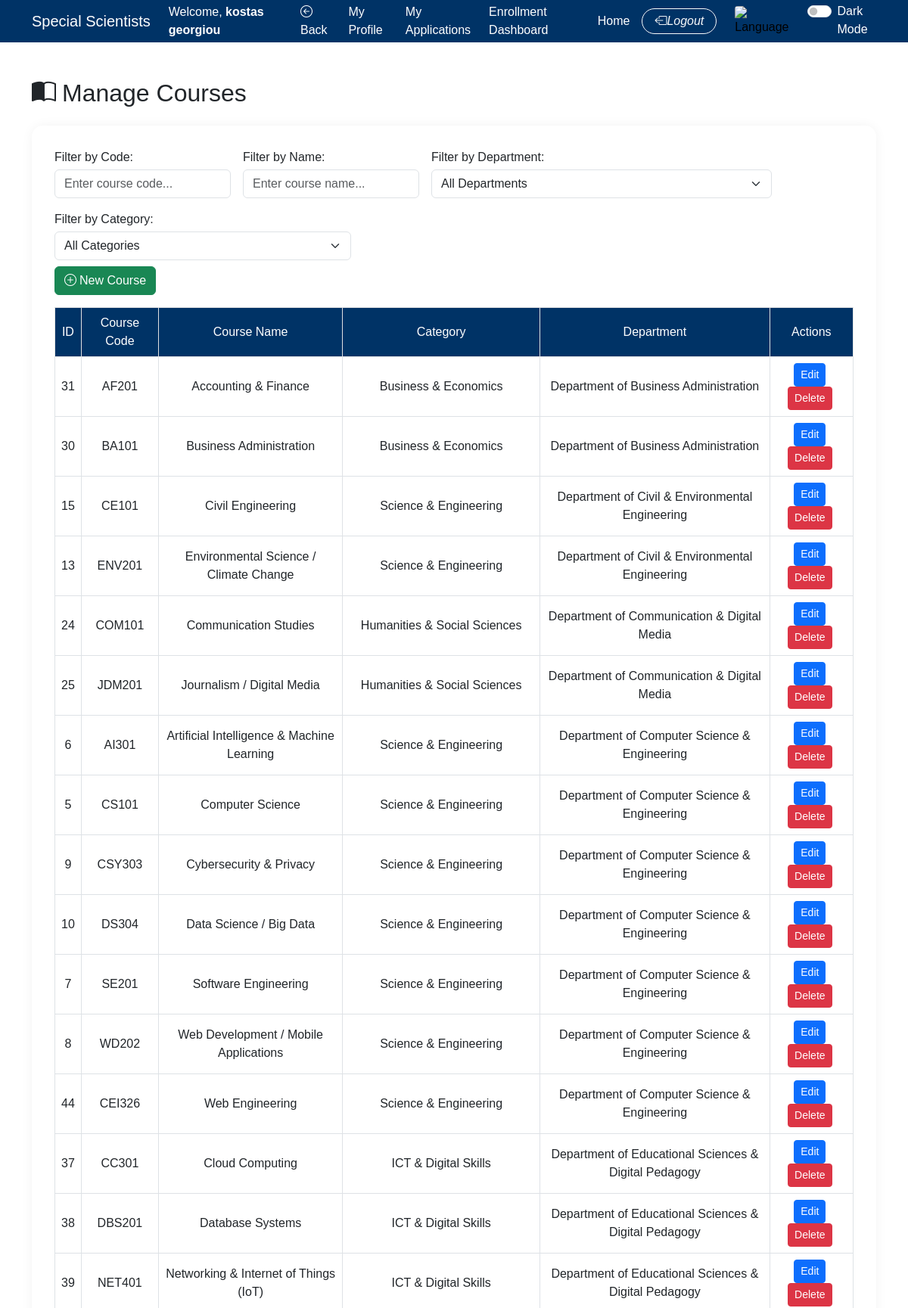
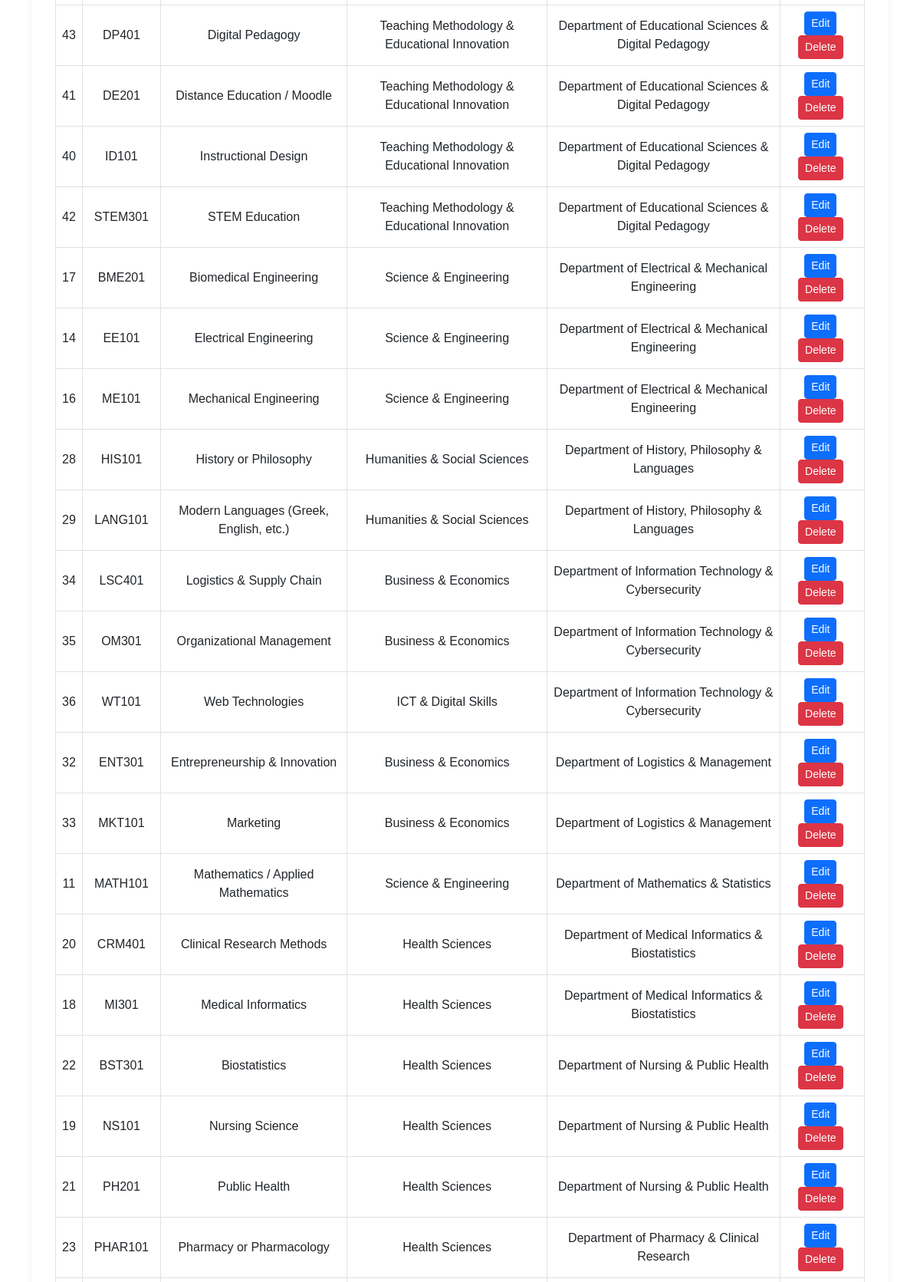
The app's page /special_scientists/manage_courses.php (signed in, upper part) with its own data (2 pictures, top to bottom).
### tables this page shows
CREATE TABLE `system_config` (
  `id` int NOT NULL,
  `config_key` varchar(100) NOT NULL,
  `config_value` text NOT NULL
);

CREATE TABLE `courses` (
  `id` int NOT NULL,
  `department_id` int DEFAULT NULL,
  `course_code` varchar(50) NOT NULL,
  `course_name` varchar(255) NOT NULL,
  `category` varchar(100) DEFAULT NULL
);

CREATE TABLE `departments` (
  `id` int NOT NULL,
  `school_id` int DEFAULT NULL,
  `name` varchar(255) NOT NULL
);

### special_scientists/get_config.php (called while the page is built, shortened)
<?php
require_once "database.php";
function getSystemConfig($key) {
    global $conn;
    $stmt = $conn->prepare("SELECT config_value FROM system_config WHERE config_key = ?");
    $stmt->bind_param("s", $key);
    $stmt->execute();
    $stmt->bind_result($value);
    return $value;
}

### special_scientists/manage_courses.php (the view, shortened to what this page needs)
<?php
include 'database.php';
require_once "get_config.php";
$system_title = getSystemConfig("site_title");
$logo_path = getSystemConfig("logo_path");
$query = "
    SELECT courses.id, courses.course_code, courses.course_name, courses.category, departments.name AS department_name
    FROM courses
    LEFT JOIN departments ON courses.department_id = departments.id
    ORDER BY departments.name, courses.category, courses.course_name
";
$result = mysqli_query($conn, $query);
$courses = [];
if ($result) {
  while ($row = mysqli_fetch_assoc($result)) {
      $courses[] = $row;
  }
}
$showBack = true;
$backLink = "manage_recruitment.php";
?>
<!DOCTYPE html>
<html lang="en">
<head>
  <link href="https://cdn.jsdelivr.net/npm/bootstrap@5.3.0/dist/css/bootstrap.min.css" rel="stylesheet">
  <link rel="stylesheet" href="indexstyle.css">
  <link rel="stylesheet" href="darkmode.css">
  <link rel="stylesheet" href="https://cdn.jsdelivr.net/npm/bootstrap-icons/font/bootstrap-icons.css">
</head>
<body>
<?php include "navbar.php"; ?>
<div class="container py-5">
  <h2 class="mb-4"><i class="bi bi-book-half me-2"></i>Manage Courses</h2>
  <div class="my-apps-card">
    <div class="d-flex justify-content-between align-items-center flex-wrap gap-2 mb-3">
      <div class="d-flex flex-wrap gap-3">
        <div class="d-flex flex-column" style="min-width: 150px;">
          <label for="codeFilter" class="form-label mb-1">Filter by Code:</label>
          <input type="text" id="codeFilter" class="form-control" placeholder="Enter course code...">
        </div>
        <div class="d-flex flex-column" style="min-width: 180px;">
          <label for="nameFilter" class="form-label mb-1">Filter by Name:</label>
          <input type="text" id="nameFilter" class="form-control" placeholder="Enter course name...">
        </div>
        <div class="d-flex flex-column" style="min-width: 200px;">
          <label for="departmentFilter" class="form-label mb-1">Filter by Department:</label>
          <select id="departmentFilter" class="form-select">
            <option value="all">All Departments</option>
          </select>
        </div>
        <div class="d-flex flex-column" style="min-width: 220px;">
  <label for="categoryFilter" class="form-label mb-1">Filter by Category:</label>
  <select id="categoryFilter" class="form-select">
    <option value="all">All Categories</option>
  </select>
</div>
      </div>
      <a href="add_course.php" class="btn btn-success"><i class="bi bi-plus-circle me-1"></i>New Course</a>
    </div>
    <?php if (!empty($courses)): ?>
      <div class="table-responsive">
        <table class="table table-bordered table-hover text-center align-middle">
        <thead class="table-light">
  <tr>
    <th>ID</th>
    <th>Course Code</th>
    <th>Course Name</th>
    <th>Category</th>
    <th>Department</th>
    <th>Actions</th>
  </tr>
</thead>
          <tbody>
            <?php foreach ($courses as $row): ?>
              <tr>
  <td><?= $row['id'] ?></td>
  <td class="course-code"><?= htmlspecialchars($row['course_code']) ?></td>
  <td class="course-name"><?= htmlspecialchars($row['course_name']) ?></td>
  <td class="course-category"><?= htmlspecialchars($row['category']) ?></td>
  <td class="department-name"><?= htmlspecialchars($row['department_name']) ?></td>
  <td>
    <a href="edit_course.php?id=<?= $row['id'] ?>" class="btn btn-primary btn-sm">Edit</a>
    <a href="delete_course.php?id=<?= $row['id'] ?>" class="btn btn-danger btn-sm" onclick="return confirm('Are you sure you want to delete this course?');">Delete</a>
  </td>
</tr>
            <?php endforeach; ?>
          </tbody>
        </table>
      </div>
    <?php else: ?>
      <div class="text-center text-muted">No courses found.</div>
    <?php endif; ?>
  </div>
</div>
</body>
</html>

### special_scientists/navbar.php (shortened to what this page needs)
<?php
require_once "get_config.php";
$system_title = getSystemConfig("site_title");
$fullName = $_SESSION["user"]["full_name"] ?? "Guest";
$role = $_SESSION["user"]["role"] ?? "Null";
?>
<nav class="navbar navbar-expand-lg navbar-dark">
  <div class="container">
    <a class="navbar-brand d-flex align-items-center" href="https://www.cut.ac.cy" target="_blank">
      <?= htmlspecialchars($system_title) ?>
    </a>
    <div class="d-none d-lg-flex justify-content-end" id="navbarContent">
      <ul class="navbar-nav align-items-center gap-2">
        <?php if ($role === "Null"): ?>
          <li class="nav-item"><a class="nav-link text-white" href="login.php">Login</a></li>
          <li class="nav-item"><a class="nav-link text-white" href="registration.php">Register</a></li>
        <?php else: ?>
            <li class="nav-item"><span class="nav-link text-white">Welcome, <strong><?= htmlspecialchars($fullName); ?></strong></span></li>
            <?php if (!empty($showBack)): ?>
                <li class="nav-item">
                    <a class="nav-link text-white" href="<?= htmlspecialchars($backLink ?? 'index.php') ?>">
                        <i class="bi bi-arrow-left-circle me-1"></i>Back
                    </a>
                </li>
            <?php endif; ?>
          <li class="nav-item"><a class="nav-link text-white" href="my_profile.php">My Profile</a></li>
          <?php if ($role === 'user' || $role === 'scientist'): ?>
            <li class="nav-item"><a class="nav-link text-white" href="my_applications.php">My Applications</a></li>
          <?php endif; ?>
          <?php if (in_array($role, ['admin', 'owner', 'hr', 'scientist'])): ?>
            <li class="nav-item"><a class="nav-link text-white" href="enrollment_dashboard.php">Enrollment Dashboard</a></li>
          <?php endif; ?>
          <li class="nav-item"><a class="nav-link text-white" href="index.php">Home</a></li>
          <li class="nav-item">
            <button class="btn btn-outline-light d-flex align-items-center gap-1 px-3 py-1 rounded-pill"
                    data-bs-toggle="modal" data-bs-target="#logoutModal" style="font-size: 0.9rem;">
              <i class="bi bi-box-arrow-left" style="font-size: 1rem;">Logout</i>
            </button>
          </li>
        <?php endif; ?>
        <li class="nav-item ms-lg-3 mt-2 mt-lg-0">
  <form method="post" action="switch_lang.php">
    <button type="submit" style="background: none; border: none; padding: 0;" title="Switch Language">
      <img src="assets/flags/<?= $_SESSION['lang'] === 'en' ? 'gr' : 'en' ?>.png" alt="Language" style="width: 28px; height: 20px; border-radius: 4px;">
    </button>
  </form>
</li>
        <li class="nav-item ms-lg-3 mt-2 mt-lg-0">
          <div class="form-check form-switch text-white">
            <input class="form-check-input" type="checkbox" id="darkModeToggle">
            <label class="form-check-label" for="darkModeToggle">Dark Mode</label>
          </div>
        </li>
      </ul>
    </div>
  </div>
</nav>

### special_scientists/indexstyle.css (style rules this page uses)
body, html { margin: 0; padding: 0; font-family: Arial, sans-serif; }
.navbar { background-color: #003366; position: sticky; top: 0; z-index: 1000; width: 100%; max-height: 56px; }
.table th { background-color: #003366; color: white; font-weight: 500; }
.table td, .table th { vertical-align: middle; }
.table .btn { margin-right: 4px; }
.my-apps-card { border-radius: 15px; box-shadow: 0 0 15px rgba(0,0,0,0.05); background-color: rgba(255, 255, 255, 0.95); padding: 30px; }
[data-bs-target="#logoutModal"] { white-space: nowrap; }

### special_scientists/navbar.php (style rules this page uses)
button img { cursor: pointer; }

### records on screen
system_config: config_value "Special Scientists"
courses: id "31", course_code "AF201", course_name "Accounting & Finance", category "Business & Economics", department.name "Department of Business Administration"
courses: id "30", course_code "BA101", course_name "Business Administration", category "Business & Economics", department.name "Department of Business Administration"
courses: id "15", course_code "CE101", course_name "Civil Engineering", category "Science & Engineering", department.name "Department of Civil & Environmental Engineering"
courses: id "13", course_code "ENV201", course_name "Environmental Science / Climate Change", category "Science & Engineering", department.name "Department of Civil & Environmental Engineering"
courses: id "24", course_code "COM101", course_name "Communication Studies", category "Humanities & Social Sciences", department.name "Department of Communication & Digital Media"
courses: id "25", course_code "JDM201", course_name "Journalism / Digital Media", category "Humanities & Social Sciences", department.name "Department of Communication & Digital Media"
courses: id "6", course_code "AI301", course_name "Artificial Intelligence & Machine Learning", category "Science & Engineering", department.name "Department of Computer Science & Engineering"
courses: id "5", course_code "CS101", course_name "Computer Science", category "Science & Engineering", department.name "Department of Computer Science & Engineering"
courses: id "9", course_code "CSY303", course_name "Cybersecurity & Privacy", category "Science & Engineering", department.name "Department of Computer Science & Engineering"
courses: id "10", course_code "DS304", course_name "Data Science / Big Data", category "Science & Engineering", department.name "Department of Computer Science & Engineering"
courses: id "7", course_code "SE201", course_name "Software Engineering", category "Science & Engineering", department.name "Department of Computer Science & Engineering"
courses: id "8", course_code "WD202", course_name "Web Development / Mobile Applications", category "Science & Engineering", department.name "Department of Computer Science & Engineering"
courses: id "44", course_code "CEI326", course_name "Web Engineering", category "Science & Engineering", department.name "Department of Computer Science & Engineering"
courses: id "37", course_code "CC301", course_name "Cloud Computing", category "ICT & Digital Skills", department.name "Department of Educational Sciences & Digital Pedagogy"
courses: id "38", course_code "DBS201", course_name "Database Systems", category "ICT & Digital Skills", department.name "Department of Educational Sciences & Digital Pedagogy"
courses: id "39", course_code "NET401", course_name "Networking & Internet of Things (IoT)", category "ICT & Digital Skills", department.name "Department of Educational Sciences & Digital Pedagogy"
courses: id "43", course_code "DP401", course_name "Digital Pedagogy", category "Teaching Methodology & Educational Innovation", department.name "Department of Educational Sciences & Digital Pedagogy"
courses: id "41", course_code "DE201", course_name "Distance Education / Moodle", category "Teaching Methodology & Educational Innovation", department.name "Department of Educational Sciences & Digital Pedagogy"
courses: id "40", course_code "ID101", course_name "Instructional Design", category "Teaching Methodology & Educational Innovation", department.name "Department of Educational Sciences & Digital Pedagogy"
courses: id "42", course_code "STEM301", course_name "STEM Education", category "Teaching Methodology & Educational Innovation", department.name "Department of Educational Sciences & Digital Pedagogy"
courses: id "17", course_code "BME201", course_name "Biomedical Engineering", category "Science & Engineering", department.name "Department of Electrical & Mechanical Engineering"
courses: id "14", course_code "EE101", course_name "Electrical Engineering", category "Science & Engineering", department.name "Department of Electrical & Mechanical Engineering"
courses: id "16", course_code "ME101", course_name "Mechanical Engineering", category "Science & Engineering", department.name "Department of Electrical & Mechanical Engineering"
courses: id "28", course_code "HIS101", course_name "History or Philosophy", category "Humanities & Social Sciences", department.name "Department of History, Philosophy & Languages"
courses: id "29", course_code "LANG101", course_name "Modern Languages (Greek, English, etc.)", category "Humanities & Social Sciences", department.name "Department of History, Philosophy & Languages"
courses: id "34", course_code "LSC401", course_name "Logistics & Supply Chain", category "Business & Economics", department.name "Department of Information Technology & Cybersecurity"
courses: id "35", course_code "OM301", course_name "Organizational Management", category "Business & Economics", department.name "Department of Information Technology & Cybersecurity"
courses: id "36", course_code "WT101", course_name "Web Technologies", category "ICT & Digital Skills", department.name "Department of Information Technology & Cybersecurity"
courses: id "32", course_code "ENT301", course_name "Entrepreneurship & Innovation", category "Business & Economics", department.name "Department of Logistics & Management"
courses: id "33", course_code "MKT101", course_name "Marketing", category "Business & Economics", department.name "Department of Logistics & Management"
courses: id "11", course_code "MATH101", course_name "Mathematics / Applied Mathematics", category "Science & Engineering", department.name "Department of Mathematics & Statistics"
courses: id "20", course_code "CRM401", course_name "Clinical Research Methods", category "Health Sciences", department.name "Department of Medical Informatics & Biostatistics"
courses: id "18", course_code "MI301", course_name "Medical Informatics", category "Health Sciences", department.name "Department of Medical Informatics & Biostatistics"
courses: id "22", course_code "BST301", course_name "Biostatistics", category "Health Sciences", department.name "Department of Nursing & Public Health"
courses: id "19", course_code "NS101", course_name "Nursing Science", category "Health Sciences", department.name "Department of Nursing & Public Health"
courses: id "21", course_code "PH201", course_name "Public Health", category "Health Sciences", department.name "Department of Nursing & Public Health"
courses: id "23", course_code "PHAR101", course_name "Pharmacy or Pharmacology", category "Health Sciences", department.name "Department of Pharmacy & Clinical Research"

### other values on screen
$fullName "kostas georgiou"
